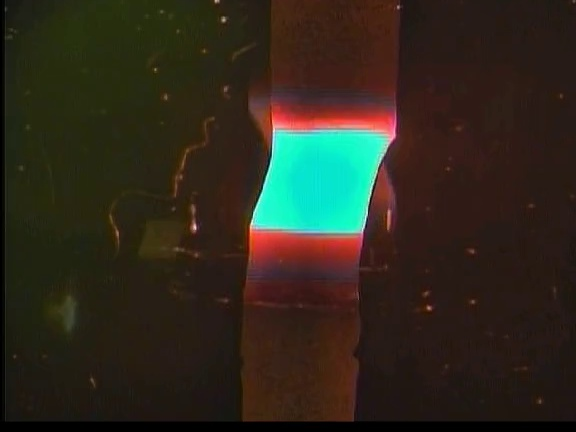
#> input picture data_frames/frame0.jpg, 576 x 432 px
$ python landmarker_arachidi.py
#> lines starting #> are read from the running program, lines starting #| are printed output that depends on the picture; after the words box and inside, x2 and y2 are one past the last pixel; in counts of white or black regions, pixels touching at a corner belong together
# Ali Rachidi - Contrast Security Internship Application: Project Submission - 10/24/2018

# The goal of this project is to provide an annotation tool to build image databases for computer vision research.
# In this example, we are landmarking critical points on images extracted from a recording of a chemical synthesis
# that produces a melting zone.

# Nonetheless, this tool can be generalized. The initial step is placing general points on all the images, approximatively
# where they should be located (i.e, all corners and extremities of the waist). this step that can be disregarded based
# on the type of annotations). Then, a GUI opens, and the user can drag the points where they should be. By pressing 'n',
# the user can move to the next image, while pressing 's' will save the landmarked image and pressing 'a' will print the
# coordinates. Each image is stored in a landmarkedimage object, which is appended to a list.

# The purpose is to observe how the coordinates of the critical points vary as a result of a change of parameter,
# which will then help understand how to make more successful syntheses using Machine Learning.

# This implementation has a flaw, because when a image is annotated then saved, stopping the program and reopening it again
# will show the previous landmarks on the image, without trace of them stored anywhere. That is because a real time database
# is required, and the issue could be solved by adding an boolean attribute to the landmarked image object, in order to
# know whether or not to refer to the dictionary that is stored (in which case you can read the dictionary and extract
# the coordinates).

import warnings

warnings.filterwarnings("ignore")
import numpy as np
import cv2

# Our landmarked image object.
# It stores the image in a numpy array, and the coordinates of the points in a dictionary that labels them via letters
# (i.e, 'a' -> (2, 3)). It also stores the image_path for references in case elements get misplaced.

class landmarkedimage:
    def __init__(self, img, points, image_path):
        self.frame = img
        self.points = points
        self.image_path = image_path

    image = np.zeros(248832)
    points = dict()

# This function is used for 2 purposes: if the updated_label parameter is an empty character, then the function
# is initializing an image by landmarking points around where critical points are assumed to be located.
# if the updated_label parameter is not empty, then the function updates the coordinate of the point labeled by the
# parameter updated_label on the given image.
# The reason I am not using a switch statement is because the update_label is not always going to be one of the labels.
# it might increase the time complexity but we don't have to write another helper function!

def set_points(image, image_path, updated_label):
    points = {}
    if updated_label != 'a' or updated_label == '':
        coordinates = [247, 125]
        points['a'] = coordinates
        cv2.circle(image, (coordinates[0], coordinates[1]), 5,(255,0,0),-1)
    if updated_label != 'c' or updated_label == '':
        coordinates = [255, 170]
        points['c'] = coordinates
        cv2.circle(image, (coordinates[0], coordinates[1]), 5,(255,0,0),-1)
    if updated_label != 'e' or updated_label == '':
        coordinates = [255, 212]
        points['e'] = coordinates
        cv2.circle(image, (coordinates[0], coordinates[1]), 5,(255,0,0),-1)
    if updated_label != 'b' or updated_label == '':
        coordinates = [370, 125]
        points['b'] = coordinates
        cv2.circle(image, (coordinates[0], coordinates[1]), 5,(255,0,0),-1)
    if updated_label != 'd' or updated_label == '':
        coordinates = [370, 170]
        points['d'] = coordinates
        cv2.circle(image, (coordinates[0], coordinates[1]), 5,(255,0,0),-1)
    if updated_label != 'f' or updated_label == '':
        coordinates = [377, 212]
        points['f'] = coordinates
        cv2.circle(image, (coordinates[0], coordinates[1]), 5,(255,0,0),-1)
    landmarked_image = landmarkedimage(image, points, image_path)
    return landmarked_image

# this function creates a new image & copies all the landmarked points, except the one that is being dragged elsewhere.
# That is why we reuse the set_points function and pass it an updated_label parameter so that the point being
# replace is not reinitialized. We use a global dictionary 'changes_count' to keep track of changed images.

# [47 lines left out: functions update_points, draw_circle, not called in this run]

def main():
    i = 1
    global changes_count
    global landmarked_images
    global mouseX, mouseY
    global chosenLabel
    changes_count = dict()
    landmarked_images = list()
    coordinates = list()
    image_path = 'data_frames/frame0.jpg'
    while (True):
        img = cv2.imread(image_path, 0)
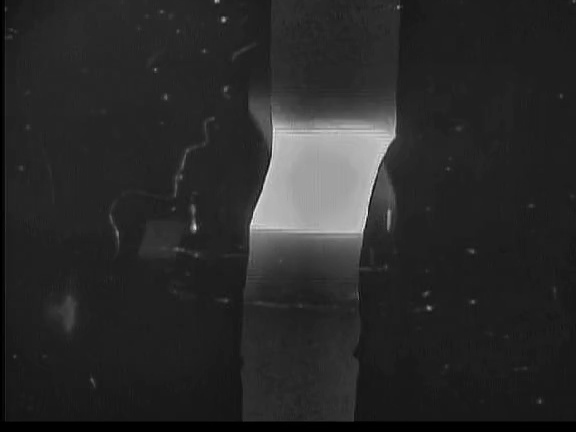
#> img: shape (432, 576); min 0, max 236, mean 41.6
        #todo: add condition and load image with points if needed
        landmarked_image = set_points(img, image_path, '')
#> in set_points, `cv2.circle(image, (coordinates[0], coordinates[1]), 5,(255,0,0),-1)`: image: shape (432, 576); min 0, max 255, mean 41.8
#> in set_points, `cv2.circle(image, (coordinates[0], coordinates[1]), 5,(255,0,0),-1)`: image: shape (432, 576); min 0, max 255, mean 41.8
#> in set_points, `cv2.circle(image, (coordinates[0], coordinates[1]), 5,(255,0,0),-1)`:
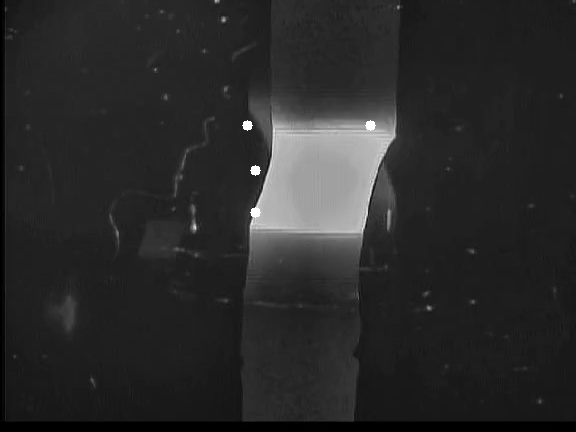
#> image: shape (432, 576); min 0, max 255, mean 41.8
#> in set_points, `cv2.circle(image, (coordinates[0], coordinates[1]), 5,(255,0,0),-1)`: image: shape (432, 576); 0.03% of pixels changed, all inside (x1, y1, x2, y2) = (365, 165, 376, 176)
#> in set_points, `cv2.circle(image, (coordinates[0], coordinates[1]), 5,(255,0,0),-1)`: image: shape (432, 576); min 0, max 255, mean 41.9
        if (img is not  None): # we know the index of the path will be incremented until the last image is reached.
            landmarked_images.append(landmarked_image)
            changes_count[image_path] = 0
        else:
            break;
        i = i + 1
        image_path = 'data_frames/frame' + str(i) + '.jpg'
    cv2.namedWindow('image')
    i = 1
    while(True):
        cv2.setMouseCallback('image',draw_circle, i)
#> (the run stopped early here; a loop or call above may not have finished)
